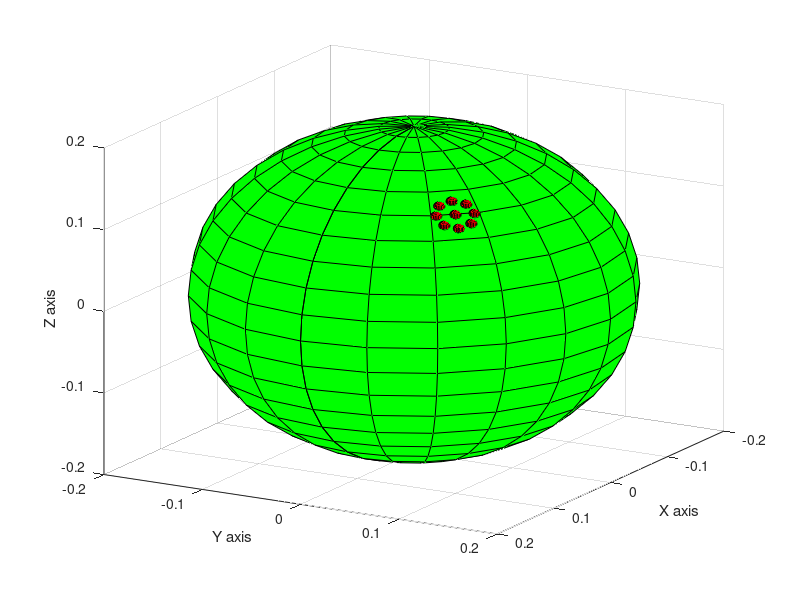

This chart was generated by the following MATLAB code:
% Generates the points on the spherical target that the cosntraint plane
% must intersect with

theta = pi/4; phi = -pi/4; rho = 5*pi/180;
rp = 0.2; % [m] radius of target
R1 = [cos(theta) sin(theta) 0; -sin(theta) cos(theta) 0; 0 0 1];
R2 = [cos(phi) 0 -sin(phi); 0 1 0; sin(phi) 0 cos(phi)];
R = R2*R1;
Rinv = inv(R);
[X,Y,Z] = sphere;

rvec = Rinv*[rp; 0; 0];
Xt = X.*rp; Yt = Y.*rp; Zt = Z.*rp;
Xp = X.*rp/40; Yp = Y.*rp/40; Zp = Z.*rp/40;
surf(Xt,Yt,Zt,'Facecolor', [0 1 0])
hold all
surf(Xp+rvec(1), Yp+rvec(2), Zp+rvec(3),'Facecolor',[1 0 0])
xlabel('X axis')
ylabel('Y axis')
zlabel('Z axis')

view([120 20])

% Rotations to generate points at NSWE corners of circle
Ry = [cos(rho) 0 -sin(rho); 0 1 0; sin(rho) 0 cos(rho)];
Ryn = [cos(-rho) 0 -sin(-rho); 0 1 0; sin(-rho) 0 cos(-rho)];
Rz = [cos(rho) sin(rho) 0; -sin(rho) cos(rho) 0; 0 0 1];
Rzn = [cos(-rho) sin(-rho) 0; -sin(-rho) cos(-rho) 0; 0 0 1];
Rp1a = Ry*R; Rp1ainv = inv(Rp1a); 
Rp1b = Ryn*R; Rp1binv = inv(Rp1b); 
Rp2a = Rz*R; Rp2ainv = inv(Rp2a); 
Rp2b = Rzn*R; Rp2binv = inv(Rp2b); 

% Rotations to generate points at intermediary corners of circle
Rx = [1 0 0; 0 cos(pi/4) sin(pi/4); 0 -sin(pi/4) cos(pi/4)];
Rxn = [1 0 0; 0 cos(-pi/4) sin(-pi/4); 0 -sin(-pi/4) cos(-pi/4)];
Rs = [cos(rho) 0 -sin(rho); 0 1 0; sin(rho) 0 cos(rho)];
Rn = [cos(-rho) 0 -sin(-rho); 0 1 0; sin(-rho) 0 cos(-rho)];

Rp3a = Rs*Rx*R; Rp3ainv = inv(Rp3a);
Rp3b = Rn*Rx*R; Rp3binv = inv(Rp3b);
Rp4a = Rs*Rxn*R; Rp4ainv = inv(Rp4a);
Rp4b = Rn*Rxn*R; Rp4binv = inv(Rp4b);

p1avec = Rp1ainv*[rp; 0; 0];
p1bvec = Rp1binv*[rp; 0; 0];
p2avec = Rp2ainv*[rp; 0; 0];
p2bvec = Rp2binv*[rp; 0; 0];
p3avec = Rp3ainv*[rp; 0; 0];
p3bvec = Rp3binv*[rp; 0; 0];
p4avec = Rp4ainv*[rp; 0; 0];
p4bvec = Rp4binv*[rp; 0; 0];

surf(Xp+p1avec(1), Yp+p1avec(2), Zp+p1avec(3),'Facecolor',[1 0 0])
surf(Xp+p1bvec(1), Yp+p1bvec(2), Zp+p1bvec(3),'Facecolor',[1 0 0])
surf(Xp+p2avec(1), Yp+p2avec(2), Zp+p2avec(3),'Facecolor',[1 0 0])
surf(Xp+p2bvec(1), Yp+p2bvec(2), Zp+p2bvec(3),'Facecolor',[1 0 0])
surf(Xp+p3avec(1), Yp+p3avec(2), Zp+p3avec(3),'Facecolor',[1 0 0])
surf(Xp+p3bvec(1), Yp+p3bvec(2), Zp+p3bvec(3),'Facecolor',[1 0 0])
surf(Xp+p4avec(1), Yp+p4avec(2), Zp+p4avec(3),'Facecolor',[1 0 0])
surf(Xp+p4bvec(1), Yp+p4bvec(2), Zp+p4bvec(3),'Facecolor',[1 0 0])


